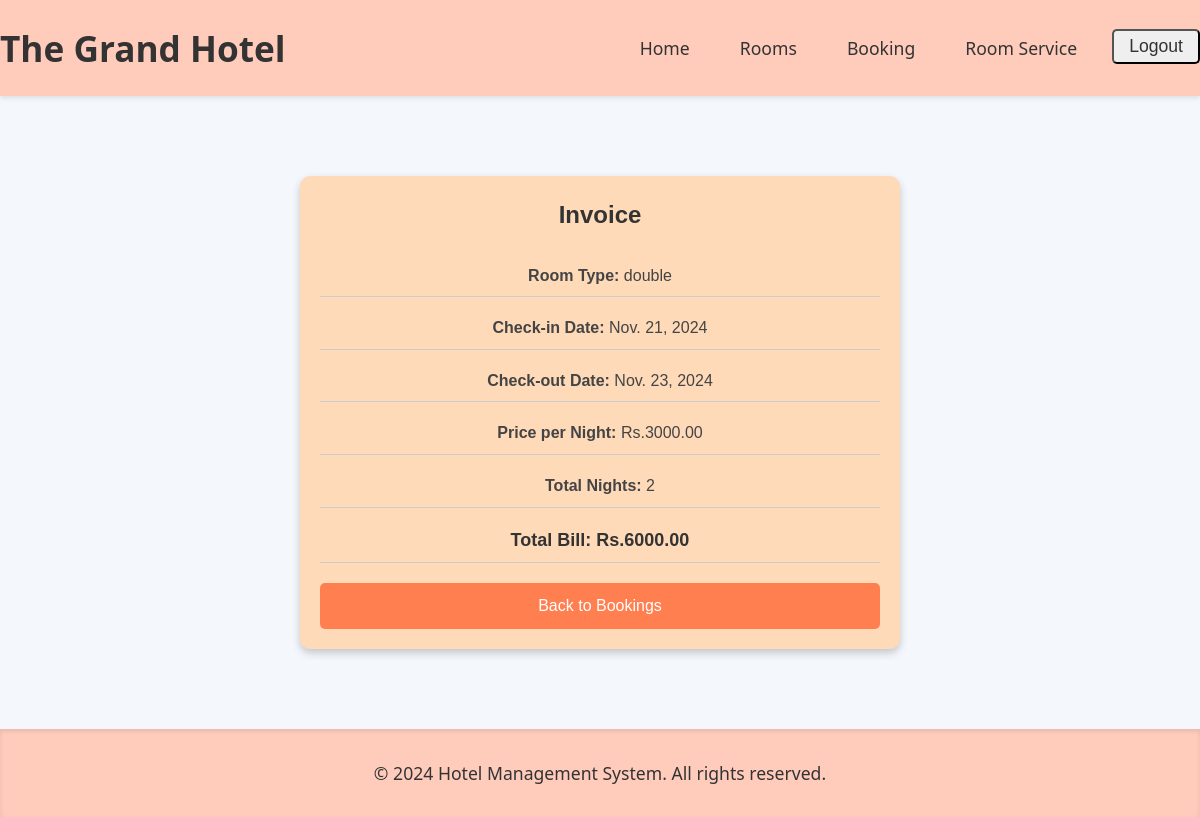
Screenshot of /invoice/ (signed in) with the database file from the repository.
### hotel/models.py (models this page shows, shortened)
class Booking(models.Model):
    user = models.ForeignKey(User, on_delete=models.CASCADE)
    room_type = models.CharField(max_length=10, choices=ROOM_TYPES, default='single')
    check_in_date = models.DateField(default=datetime.date.today)
    check_out_date = models.DateField(default=datetime.date.today)
    bill = models.DecimalField(max_digits=10, decimal_places=2, default=0)
    room_price = models.DecimalField(max_digits=10, decimal_places=2, null=True)
    nights = models.IntegerField(null=True)

### hotel/views.py (the view)
# urls.py: path('invoice/', views.invoice, name='invoice'),  # Booking page URL
@login_required
def invoice(request):
    booking = Booking.objects.filter(user=request.user).last()
    return render(request, 'invoice.html', {'booking': booking})

### templates/hotel/invoice.html (shortened to what this page needs)
{% extends 'base.html' %}
{% block content %}
<div class="invoice-container">
    <div class="invoice-header">Invoice</div>
    {% if booking %}
        <ul class="invoice-details">
            <li><strong>Room Type:</strong> {{ booking.room_type }}</li>
            <li><strong>Check-in Date:</strong> {{ booking.check_in_date }}</li>
            <li><strong>Check-out Date:</strong> {{ booking.check_out_date }}</li>
            <li><strong>Price per Night:</strong> Rs.{{ booking.room_price }}</li>
            <li><strong>Total Nights:</strong> {{ booking.nights }}</li>
            <li class="invoice-total"><strong>Total Bill:</strong> Rs.{{ booking.bill }}</li>
        </ul>
    {% else %}
        <p class="invoice-total">You don't have any bookings to view.</p>
    {% endif %}
    <a href="{% url 'bookings' %}" class="back-button">Back to Bookings</a>
</div>
{% endblock %}

### static/css/styles.css (style rules this page uses)
* { margin: 0; padding: 0; box-sizing: border-box; }
body { font-family: 'Segoe UI', Tahoma, Geneva, Verdana, sans-serif; background-color: #f4f7fb; color: #333; line-height: 1.6; }

### templates/hotel/invoice.html (style rules this page uses)
.invoice-container { background-color: #FFDAB9; max-width: 600px; margin: 20px auto; padding: 20px; border-radius: 10px; box-shadow: 0 4px 8px rgba(0, 0, 0, 0.2); font-family: Arial, sans-serif; }
.invoice-header { text-align: center; font-size: 24px; font-weight: bold; color: #333; margin-bottom: 20px; }
.invoice-details { list-style: none; padding: 0; font-size: 16px; color: #444; }
.invoice-details li { margin: 10px 0; padding: 8px; border-bottom: 1px solid #ccc; }
.invoice-total { text-align: center; font-size: 18px; font-weight: bold; margin-top: 20px; color: #333; }
.back-button { display: block; text-align: center; margin-top: 20px; font-size: 16px; color: #fff; background-color: #ff7f50; padding: 10px 20px; text-decoration: none; border-radius: 5px; transition: background-color 0.3s; }

### rows the page displays
Booking: room_type "double", check_in_date "Nov. 21, 2024", check_out_date "Nov. 23, 2024", room_price "3000.00", nights "2", bill "6000.00"
